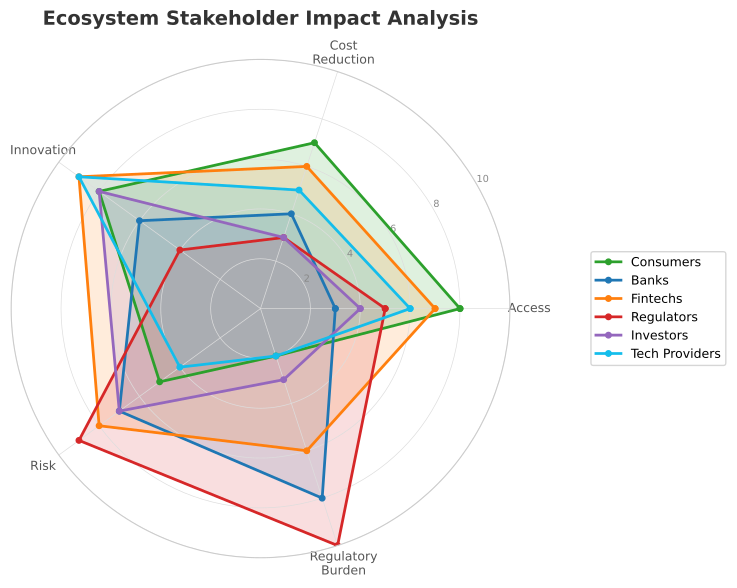

Write the Python code that produced this figure.
"""
Figure 10: Ecosystem Stakeholder Impact
Radar/spider chart comparing 6 stakeholders across 5 dimensions.
"""
import sys
import os
sys.path.insert(0, os.path.join(os.path.dirname(__file__), '..', '..', '_shared'))

import matplotlib
matplotlib.use('Agg')
import matplotlib.pyplot as plt
import matplotlib.patches as mpatches
import numpy as np

try:
    from chart_styles import V4_COLORS, apply_v4_style, save_chart
except ImportError:
    V4_COLORS = {
        'MLPURPLE': '#9467BD', 'MLBLUE': '#1F77B4', 'MLRED': '#D62728',
        'MLORANGE': '#FF7F0E', 'MLGREEN': '#2CA02C', 'MLGRAY': '#7F7F7F',
        'MLTEAL': '#0D7377', 'MLCYAN': '#14BDEB', 'MLYELLOW': '#BCBD22',
        'MLPINK': '#E377C2', 'MLBROWN': '#8C564B',
    }
    def apply_v4_style(ax, title='', xlabel='', ylabel=''):
        ax.set_title(title, fontsize=14, fontweight='bold', pad=15, color='#333333')
        if xlabel: ax.set_xlabel(xlabel, fontsize=11, color='#555555')
        if ylabel: ax.set_ylabel(ylabel, fontsize=11, color='#555555')
        ax.spines['top'].set_visible(False)
        ax.spines['right'].set_visible(False)
        ax.spines['left'].set_color('#CCCCCC')
        ax.spines['bottom'].set_color('#CCCCCC')
        ax.tick_params(colors='#555555', labelsize=9)
        ax.set_facecolor('white')
        return ax
    def save_chart(fig, filename='chart.pdf', dpi=300):
        fig.tight_layout()
        fig.savefig(filename, format='pdf', bbox_inches='tight', dpi=dpi, facecolor='white')
        plt.close(fig)
        print(f'Saved: {filename}')

CHART_METADATA = {
    'title': 'Ecosystem Stakeholder Impact',
    'type': 'radar',
    'section': 'Stakeholder Analysis',
    'lecture_number': 2,
}

dimensions = ['Access', 'Cost\nReduction', 'Innovation', 'Risk', 'Regulatory\nBurden']
N = len(dimensions)

stakeholders = {
    'Consumers':      [8, 7, 8, 5, 2],
    'Banks':          [3, 4, 6, 7, 8],
    'Fintechs':       [7, 6, 9, 8, 6],
    'Regulators':     [5, 3, 4, 9, 10],
    'Investors':      [4, 3, 8, 7, 3],
    'Tech Providers': [6, 5, 9, 4, 2],
}

colors = [V4_COLORS['MLGREEN'], V4_COLORS['MLBLUE'], V4_COLORS['MLORANGE'],
          V4_COLORS['MLRED'], V4_COLORS['MLPURPLE'], V4_COLORS['MLCYAN']]

# Compute angle for each axis
angles = np.linspace(0, 2 * np.pi, N, endpoint=False).tolist()
angles += angles[:1]  # Close the polygon

fig, ax = plt.subplots(1, 1, figsize=(10, 6), subplot_kw=dict(polar=True))
fig.patch.set_facecolor('white')

for (name, values), color in zip(stakeholders.items(), colors):
    vals = values + values[:1]  # Close
    ax.plot(angles, vals, 'o-', linewidth=2, color=color, label=name, markersize=4)
    ax.fill(angles, vals, alpha=0.15, color=color)

ax.set_xticks(angles[:-1])
ax.set_xticklabels(dimensions, fontsize=9, color='#555555')
ax.set_ylim(0, 10)
ax.set_yticks([2, 4, 6, 8, 10])
ax.set_yticklabels(['2', '4', '6', '8', '10'], fontsize=7, color='#888888')
ax.set_rlabel_position(30)

# Grid styling
ax.grid(color='#DDDDDD', linewidth=0.5)
ax.spines['polar'].set_color('#CCCCCC')

ax.set_title('Ecosystem Stakeholder Impact Analysis',
             fontsize=14, fontweight='bold', pad=25, color='#333333')

ax.legend(loc='center left', bbox_to_anchor=(1.15, 0.5), fontsize=9,
          frameon=True, facecolor='white', edgecolor='#CCCCCC')

output_path = os.path.join(os.path.dirname(__file__), 'chart.pdf')
save_chart(fig, output_path)
